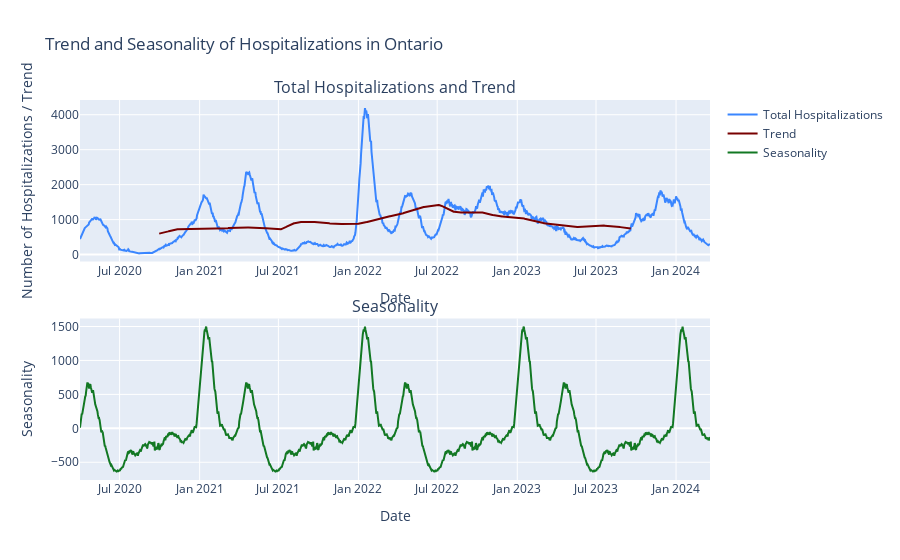

Write notebook code for a chart like this one.
### Markdown cell above
# Question 2: What are the long-term trends in COVID-19 hospitalizations and ICU admissions in Ontario, and is there a discernible seasonal pattern to these metrics?

Here, we will use time series decomposition to separate the data into its constituent components: trend and seasonality. The visualization will show the overarching direction in which hospitalizations and ICU admissions are moving (trend) and recurring patterns at regular intervals (seasonality). This analysis can help identify times of the year with higher healthcare demands and assist in better planning for future outbreaks.

### Code cell
total_ontario_hospitalizations = df.groupby('date')['hospitalizations'].sum()

decomposition = seasonal_decompose(total_ontario_hospitalizations, model='additive', period=365)

trend = decomposition.trend
seasonality = decomposition.seasonal

# Create a figure with subplots - 2 rows, 1 column
fig = make_subplots(rows=2, cols=1, subplot_titles=('Total Hospitalizations and Trend', 'Seasonality'),
                    vertical_spacing=0.15)

# Add the total hospitalizations trace to the first subplot
fig.add_trace(go.Scatter(x=total_ontario_hospitalizations.index,
                         y=total_ontario_hospitalizations,
                         mode='lines',
                         name='Total Hospitalizations',
                         line=dict(color=BLUE)),
              row=1, col=1)

# Add the trend trace to the first subplot
fig.add_trace(go.Scatter(x=trend.index, y=trend,
                         mode='lines',
                         name='Trend',
                         line=dict(color=RED)),
              row=1, col=1)

# Add the seasonality trace to the second subplot
fig.add_trace(go.Scatter(x=seasonality.index, y=seasonality,
                         mode='lines',
                         name='Seasonality',
                         line=dict(color=GREEN)),
              row=2, col=1)

# Update layout to enhance readability
fig.update_layout(height=800, 
                  title_text='Trend and Seasonality of Hospitalizations in Ontario')
fig.update_xaxes(title_text='Date', row=1, col=1)
fig.update_xaxes(title_text='Date', row=2, col=1)
fig.update_yaxes(title_text='Number of Hospitalizations / Trend', row=1, col=1)
fig.update_yaxes(title_text='Seasonality', row=2, col=1)

fig.show()

### Figure 1 — Plotly figure (JSON) as saved in the notebook; plotly's stock layout.template omitted (floating-point values rounded to 4 significant figures; data arrays with more than 128 entries replaced by an {"elided": "..."} marker saying what was removed)
{"data": [{"line": {"color": "#3a86ff"}, "mode": "lines", "name": "Total Hospitalizations", "type": "scatter", "x": {"elided": "1449 str values"}, "xaxis": "x", "y": {"elided": "1449 int values"}, "yaxis": "y"}, {"line": {"color": "#780000"}, "mode": "lines", "name": "Trend", "type": "scatter", "x": {"elided": "1449 str values"}, "xaxis": "x", "y": {"elided": "1449 float values"}, "yaxis": "y"}, {"line": {"color": "#127823"}, "mode": "lines", "name": "Seasonality", "type": "scatter", "x": {"elided": "1449 str values"}, "xaxis": "x2", "y": {"elided": "1449 float values"}, "yaxis": "y2"}], "layout": {"annotations": [{"font": {"size": 16}, "showarrow": false, "text": "Total Hospitalizations and Trend", "x": 0.5, "xanchor": "center", "xref": "paper", "y": 1, "yanchor": "bottom", "yref": "paper"}, {"font": {"size": 16}, "showarrow": false, "text": "Seasonality", "x": 0.5, "xanchor": "center", "xref": "paper", "y": 0.425, "yanchor": "bottom", "yref": "paper"}], "autosize": true, "title": {"text": "Trend and Seasonality of Hospitalizations in Ontario"}, "xaxis": {"anchor": "y", "autorange": true, "domain": [0, 1], "range": ["2020-04-01", "2024-03-19"], "title": {"text": "Date"}, "type": "date"}, "xaxis2": {"anchor": "y2", "autorange": true, "domain": [0, 1], "range": ["2020-04-01", "2024-03-19"], "title": {"text": "Date"}, "type": "date"}, "yaxis": {"anchor": "x", "autorange": true, "domain": [0.575, 1], "range": [-197.9, 4421.0], "title": {"text": "Number of Hospitalizations / Trend"}, "type": "linear"}, "yaxis2": {"anchor": "x2", "autorange": true, "domain": [0, 0.425], "range": [-761.2, 1618.0], "title": {"text": "Seasonality"}, "type": "linear"}}}
